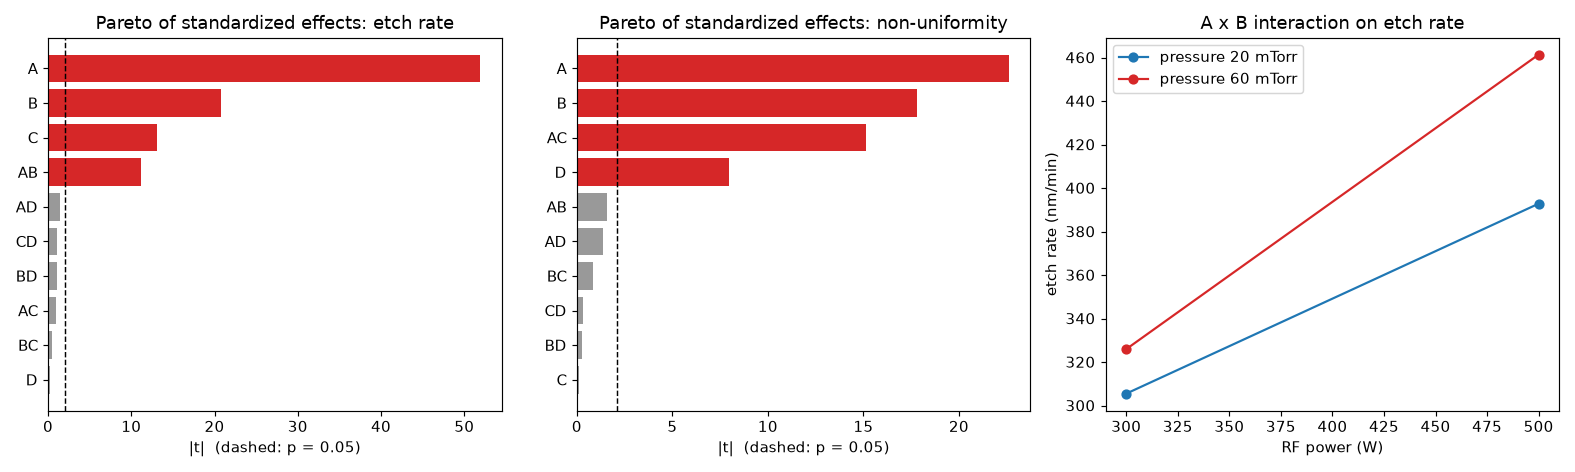

Write the Python code that produced this figure.
"""Design of experiments on a simulated plasma etch step: 2^4 full factorial, ANOVA-style effect
tests, curvature check, optimisation and confirmation runs.

    python doe.py | tee doe_results.txt      # saves doe.png

The "process" is a hidden simulator with known true effects plus run-to-run noise, so the analysis
can be checked against the truth. Factors (coded -1 / +1):
    A  RF power          300 / 500 W
    B  chamber pressure  20 / 60 mTorr
    C  CF4 flow          50 / 100 sccm
    D  chuck temperature 20 / 60 C
Responses: etch rate (nm/min, target 420) and within-wafer non-uniformity (%, lower is better).
"""
import itertools
import sys
import numpy as np
from scipy import stats

FACTORS = ["A power", "B pressure", "C CF4 flow", "D temperature"]
LEVELS = [(300, 500, "W"), (20, 60, "mTorr"), (50, 100, "sccm"), (20, 60, "C")]
TERMS = ["A", "B", "C", "D", "AB", "AC", "AD", "BC", "BD", "CD"]


def process(x, rng):
    """Hidden truth. x: coded settings (n, 4). Returns etch rate and non-uniformity with noise."""
    A, B, C, D = x.T
    rate = 380 + 55 * A + 22 * B + 14 * C + 0 * D + 12 * A * B - 9 * A ** 2 + rng.normal(0, 6, len(x))
    nonu = 4.0 + 0.9 * A - 0.7 * B + 0.0 * C + 0.3 * D + 0.6 * A * C + rng.normal(0, 0.25, len(x))
    return rate, nonu


TRUE = {"rate": {"A": 55, "B": 22, "C": 14, "AB": 12}, "nonu": {"A": 0.9, "B": -0.7, "D": 0.3, "AC": 0.6}}


def model_matrix(x, terms):
    cols = [np.ones(len(x))]
    for t in terms:
        cols.append(np.prod([x[:, "ABCD".index(ch)] for ch in t], axis=0))
    return np.column_stack(cols)


def fit(x, y, terms):
    M = model_matrix(x, terms)
    beta, *_ = np.linalg.lstsq(M, y, rcond=None)
    resid = y - M @ beta
    dof = len(y) - M.shape[1]
    s2 = resid @ resid / dof
    se = np.sqrt(np.diag(s2 * np.linalg.inv(M.T @ M)))
    tval = beta / se
    p = 2 * stats.t.sf(np.abs(tval), dof)
    return beta, se, p, s2, dof


def main(seed=7):
    rng = np.random.default_rng(seed)
    full = np.array(list(itertools.product([-1, 1], repeat=4)), float)
    design = np.vstack([full, full, np.zeros((4, 4))])        # 2 replicates + 4 centre points
    order = rng.permutation(len(design))                       # randomised run order
    design = design[order]
    rate, nonu = process(design, rng)
    fact = np.any(design != 0, axis=1)
    print(f"Design: 2^4 full factorial, 2 replicates, 4 centre points = {len(design)} runs in random order")
    out = {}
    for name, y, unit in (("rate", rate, "nm/min"), ("nonu", nonu, "%")):
        label = "etch rate" if name == "rate" else "non-uniformity"
        beta, se, p, s2, dof = fit(design[fact], y[fact], TERMS)
        print(f"\n[{label}]  residual sd {np.sqrt(s2):.2f} {unit} on {dof} degrees of freedom")
        print(f"  {'term':5s} {'effect':>9s} {'p':>9s}  {'significant':>11s}  true effect")
        sig = []
        for k, tm in enumerate(TERMS, start=1):
            eff = 2 * beta[k]                                  # effect = change from low to high
            true = 2 * TRUE[name].get(tm, 0)
            s = p[k] < 0.05
            sig += [tm] if s else []
            print(f"  {tm:5s} {eff:+9.2f} {p[k]:9.1e}  {'yes' if s else '':>11s}  {true:+.1f}")
        yc, yf = y[~fact], y[fact]
        tcurv = (yc.mean() - yf.mean()) / np.sqrt(s2 * (1 / len(yc) + 1 / len(yf)))
        pc = 2 * stats.t.sf(abs(tcurv), dof)
        print(f"  curvature (centre points vs factorial mean): {yc.mean() - yf.mean():+.2f} {unit}, p = {pc:.1e}"
              f"{'  -> curvature present, a 2-level model is only valid near the corners' if pc < 0.05 else ''}")
        keep = sorted(set(sig) | {ch for t in sig for ch in t}, key=TERMS.index)  # keep hierarchy
        out[name] = (keep, fit(design, y, keep)[0], sig, pc)
    # optimise: etch rate as close as possible to 420, then lowest non-uniformity
    grid = np.array(list(itertools.product(np.linspace(-1, 1, 9), repeat=4)))
    pr = model_matrix(grid, out["rate"][0]) @ out["rate"][1]
    pn = model_matrix(grid, out["nonu"][0]) @ out["nonu"][1]
    ok = np.abs(pr - 420) <= 5
    k = np.argmin(np.where(ok, pn, np.inf))
    best = grid[k]
    real = [lo + (v + 1) / 2 * (hi - lo) for v, (lo, hi, _) in zip(best, LEVELS)]
    print("\n[Optimum]  etch rate within 420 +/- 5 nm/min, lowest predicted non-uniformity")
    print("  " + ", ".join(f"{f.split()[1]} {r:.0f} {u}" for f, r, (_, _, u) in zip(FACTORS, real, LEVELS)))
    print(f"  predicted: etch rate {pr[k]:.1f} nm/min, non-uniformity {pn[k]:.2f} %")
    conf_r, conf_n = process(np.tile(best, (5, 1)), rng)
    print(f"  5 confirmation runs: etch rate {conf_r.mean():.1f} +/- {conf_r.std(ddof=1):.1f}, "
          f"non-uniformity {conf_n.mean():.2f} +/- {conf_n.std(ddof=1):.2f} %")
    base_n = process(np.zeros((5, 4)), rng)[1]
    print(f"  vs. the centre-point recipe: non-uniformity {base_n.mean():.2f} % -> {conf_n.mean():.2f} %")
    found = {n: sorted(out[n][2]) for n in out}
    truth = {n: sorted(TRUE[n]) for n in TRUE}
    print(f"\n  significant terms found: rate {found['rate']}, non-uniformity {found['nonu']}")
    print(f"  true terms:              rate {truth['rate']}, non-uniformity {truth['nonu']}")
    try:
        import matplotlib
        matplotlib.use("Agg")
        import matplotlib.pyplot as plt
        fig, ax = plt.subplots(1, 3, figsize=(15, 4.5))
        for a, (name, y, lab) in zip(ax[:2], (("rate", rate, "etch rate"), ("nonu", nonu, "non-uniformity"))):
            beta, se, p, s2, dof = fit(design[fact], y[fact], TERMS)
            tv = np.abs(beta[1:] / se[1:]); o = np.argsort(tv)
            crit = stats.t.ppf(0.975, dof)
            a.barh(np.array(TERMS)[o], tv[o], color=np.where(tv[o] > crit, "#d62728", "0.6"))
            a.axvline(crit, color="k", ls="--", lw=1)
            a.set(title=f"Pareto of standardized effects: {lab}", xlabel="|t|  (dashed: p = 0.05)")
        a = ax[2]
        for bv, c in ((-1, "#1f77b4"), (1, "#d62728")):
            xs = np.array([-1, 1])
            m = model_matrix(np.column_stack([xs, [bv] * 2, [0] * 2, [0] * 2]), out["rate"][0]) @ out["rate"][1]
            a.plot([300, 500], m, "o-", color=c, label=f"pressure {20 if bv < 0 else 60} mTorr")
        a.set(title="A x B interaction on etch rate", xlabel="RF power (W)", ylabel="etch rate (nm/min)"); a.legend()
        fig.tight_layout(); fig.savefig("doe.png", dpi=105)
        print("saved doe.png")
    except ImportError:
        pass
    return found, truth


if __name__ == "__main__":
    found, truth = main()
    sys.exit(0 if found == truth else 1)
